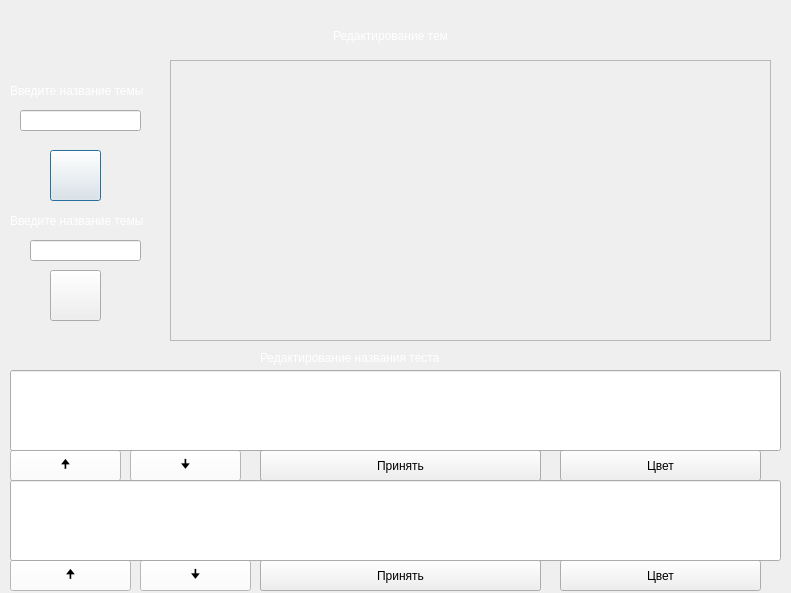
<?xml version="1.0" encoding="UTF-8"?>
<ui version="4.0">
 <class>quest</class>
 <widget class="QDialog" name="quest">
  <property name="geometry">
   <rect>
    <x>0</x>
    <y>0</y>
    <width>791</width>
    <height>593</height>
   </rect>
  </property>
  <property name="windowTitle">
   <string>Редактирование тем</string>
  </property>
  <property name="styleSheet">
   <string notr="true">background-image: url(:/bg_image/images/Фон_1.PNG);</string>
  </property>
  <widget class="QPushButton" name="add">
   <property name="geometry">
    <rect>
     <x>50</x>
     <y>150</y>
     <width>51</width>
     <height>51</height>
    </rect>
   </property>
   <property name="styleSheet">
    <string notr="true">image: url(:/bg_image/images/plus_PNG84.png);</string>
   </property>
   <property name="text">
    <string/>
   </property>
  </widget>
  <widget class="QPushButton" name="del">
   <property name="geometry">
    <rect>
     <x>50</x>
     <y>270</y>
     <width>51</width>
     <height>51</height>
    </rect>
   </property>
   <property name="styleSheet">
    <string notr="true">image: url(:/bg_image/Downloads/Remove-349235435.png);
image: url(:/bg_image/images/Remove-349235435.png);</string>
   </property>
   <property name="text">
    <string/>
   </property>
  </widget>
  <widget class="QScrollArea" name="scrollArea">
   <property name="geometry">
    <rect>
     <x>170</x>
     <y>60</y>
     <width>601</width>
     <height>281</height>
    </rect>
   </property>
   <property name="styleSheet">
    <string notr="true">background-image: url(:/bg_image/images/Фон_1.PNG);</string>
   </property>
   <property name="widgetResizable">
    <bool>true</bool>
   </property>
   <widget class="QWidget" name="scrollAreaWidgetContents">
    <property name="geometry">
     <rect>
      <x>0</x>
      <y>0</y>
      <width>599</width>
      <height>279</height>
     </rect>
    </property>
    <layout class="QGridLayout" name="gridLayout_2">
     <item row="0" column="0">
      <layout class="QGridLayout" name="gridLayout"/>
     </item>
    </layout>
   </widget>
  </widget>
  <widget class="QLineEdit" name="inputpapka">
   <property name="geometry">
    <rect>
     <x>20</x>
     <y>110</y>
     <width>121</width>
     <height>21</height>
    </rect>
   </property>
   <property name="styleSheet">
    <string notr="true">background-image: url(:/bg_image/images/White);</string>
   </property>
  </widget>
  <widget class="QLabel" name="label">
   <property name="geometry">
    <rect>
     <x>10</x>
     <y>80</y>
     <width>151</width>
     <height>21</height>
    </rect>
   </property>
   <property name="styleSheet">
    <string notr="true">color: rgb(255, 255, 255);
font: 10pt &quot;MS Shell Dlg 2&quot;;</string>
   </property>
   <property name="text">
    <string>Введите название темы</string>
   </property>
  </widget>
  <widget class="QLineEdit" name="deletepapka">
   <property name="geometry">
    <rect>
     <x>30</x>
     <y>240</y>
     <width>111</width>
     <height>21</height>
    </rect>
   </property>
   <property name="styleSheet">
    <string notr="true">background-image: url(:/bg_image/images/White);</string>
   </property>
  </widget>
  <widget class="QLabel" name="label_2">
   <property name="geometry">
    <rect>
     <x>10</x>
     <y>210</y>
     <width>141</width>
     <height>21</height>
    </rect>
   </property>
   <property name="styleSheet">
    <string notr="true">color: rgb(255, 255, 255);
font: 10pt &quot;MS Shell Dlg 2&quot;;</string>
   </property>
   <property name="text">
    <string>Введите название темы</string>
   </property>
  </widget>
  <widget class="QLabel" name="label_3">
   <property name="geometry">
    <rect>
     <x>200</x>
     <y>20</y>
     <width>381</width>
     <height>31</height>
    </rect>
   </property>
   <property name="styleSheet">
    <string notr="true">font: 18pt &quot;Times New Roman&quot;;
color: rgb(255, 255, 255);
</string>
   </property>
   <property name="text">
    <string>Редактирование тем</string>
   </property>
   <property name="alignment">
    <set>Qt::AlignCenter</set>
   </property>
  </widget>
  <widget class="QLabel" name="label_4">
   <property name="geometry">
    <rect>
     <x>260</x>
     <y>350</y>
     <width>301</width>
     <height>16</height>
    </rect>
   </property>
   <property name="styleSheet">
    <string notr="true">font: 16pt &quot;Times New Roman&quot;;
color: rgb(255, 255, 255);</string>
   </property>
   <property name="text">
    <string>Редактирование названия теста</string>
   </property>
  </widget>
  <widget class="QPushButton" name="up1">
   <property name="geometry">
    <rect>
     <x>10</x>
     <y>450</y>
     <width>111</width>
     <height>31</height>
    </rect>
   </property>
   <property name="styleSheet">
    <string notr="true">background-color: rgb(255, 255, 255);
background-image: url(:/bg_image/images/White);</string>
   </property>
   <property name="text">
    <string>🠉</string>
   </property>
  </widget>
  <widget class="QPushButton" name="down1">
   <property name="geometry">
    <rect>
     <x>130</x>
     <y>450</y>
     <width>111</width>
     <height>31</height>
    </rect>
   </property>
   <property name="styleSheet">
    <string notr="true">background-color: rgb(255, 255, 255);
background-image: url(:/bg_image/images/White);</string>
   </property>
   <property name="text">
    <string>🠋</string>
   </property>
  </widget>
  <widget class="QPushButton" name="up2">
   <property name="geometry">
    <rect>
     <x>10</x>
     <y>560</y>
     <width>121</width>
     <height>31</height>
    </rect>
   </property>
   <property name="styleSheet">
    <string notr="true">background-color: rgb(255, 255, 255);
background-image: url(:/bg_image/images/White);</string>
   </property>
   <property name="text">
    <string>🠉</string>
   </property>
  </widget>
  <widget class="QPushButton" name="down2">
   <property name="geometry">
    <rect>
     <x>140</x>
     <y>560</y>
     <width>111</width>
     <height>31</height>
    </rect>
   </property>
   <property name="styleSheet">
    <string notr="true">background-color: rgb(255, 255, 255);
background-image: url(:/bg_image/images/White);</string>
   </property>
   <property name="text">
    <string>🠋</string>
   </property>
  </widget>
  <widget class="QPushButton" name="color1">
   <property name="geometry">
    <rect>
     <x>560</x>
     <y>450</y>
     <width>201</width>
     <height>31</height>
    </rect>
   </property>
   <property name="styleSheet">
    <string notr="true">background-image: url(:/bg_image/images/White);
font: 14pt &quot;Times New Roman&quot;;</string>
   </property>
   <property name="text">
    <string>Цвет</string>
   </property>
  </widget>
  <widget class="QPushButton" name="color2">
   <property name="geometry">
    <rect>
     <x>560</x>
     <y>560</y>
     <width>201</width>
     <height>31</height>
    </rect>
   </property>
   <property name="styleSheet">
    <string notr="true">background-image: url(:/bg_image/images/White);
font: 14pt &quot;Times New Roman&quot;;</string>
   </property>
   <property name="text">
    <string>Цвет</string>
   </property>
  </widget>
  <widget class="QLabel" name="name1">
   <property name="geometry">
    <rect>
     <x>0</x>
     <y>370</y>
     <width>781</width>
     <height>81</height>
    </rect>
   </property>
   <property name="styleSheet">
    <string notr="true">font:16pt &quot;Times New Roman&quot;;
color: rgb(255, 255, 255);</string>
   </property>
   <property name="text">
    <string>Безопасность Жизнедеятельности</string>
   </property>
   <property name="alignment">
    <set>Qt::AlignCenter</set>
   </property>
  </widget>
  <widget class="QLabel" name="name2">
   <property name="geometry">
    <rect>
     <x>10</x>
     <y>480</y>
     <width>771</width>
     <height>81</height>
    </rect>
   </property>
   <property name="styleSheet">
    <string notr="true">font: 16pt &quot;Times New Roman&quot;;
color: rgb(255, 255, 255);</string>
   </property>
   <property name="text">
    <string>Тест</string>
   </property>
   <property name="alignment">
    <set>Qt::AlignCenter</set>
   </property>
  </widget>
  <widget class="QPushButton" name="pushButton">
   <property name="geometry">
    <rect>
     <x>260</x>
     <y>450</y>
     <width>281</width>
     <height>31</height>
    </rect>
   </property>
   <property name="styleSheet">
    <string notr="true">font: 12pt &quot;Times New Roman&quot;;
color: rgb(255, 255, 255);</string>
   </property>
   <property name="text">
    <string>Изменить</string>
   </property>
  </widget>
  <widget class="QPushButton" name="pushButton_2">
   <property name="geometry">
    <rect>
     <x>260</x>
     <y>560</y>
     <width>281</width>
     <height>31</height>
    </rect>
   </property>
   <property name="styleSheet">
    <string notr="true">font: 12pt &quot;Times New Roman&quot;;
color: rgb(255, 255, 255);</string>
   </property>
   <property name="text">
    <string>Изменить</string>
   </property>
  </widget>
  <widget class="QLineEdit" name="red">
   <property name="geometry">
    <rect>
     <x>10</x>
     <y>370</y>
     <width>771</width>
     <height>81</height>
    </rect>
   </property>
   <property name="styleSheet">
    <string notr="true">font: 12pt &quot;Times New Roman&quot;;
color: rgb(0, 0, 0);
background-image: url(:/bg_image/images/White);</string>
   </property>
   <property name="alignment">
    <set>Qt::AlignCenter</set>
   </property>
  </widget>
  <widget class="QPushButton" name="apply">
   <property name="geometry">
    <rect>
     <x>260</x>
     <y>450</y>
     <width>281</width>
     <height>31</height>
    </rect>
   </property>
   <property name="styleSheet">
    <string notr="true">font: 12pt &quot;Times New Roman&quot;;
color: rgb(0, 0, 0);
background-image: url(:/bg_image/images/White);</string>
   </property>
   <property name="text">
    <string>Принять</string>
   </property>
  </widget>
  <widget class="QPushButton" name="apply_2">
   <property name="geometry">
    <rect>
     <x>260</x>
     <y>560</y>
     <width>281</width>
     <height>31</height>
    </rect>
   </property>
   <property name="styleSheet">
    <string notr="true">font: 12pt &quot;Times New Roman&quot;;
color: rgb(0, 0, 0);
background-image: url(:/bg_image/images/White);</string>
   </property>
   <property name="text">
    <string>Принять</string>
   </property>
  </widget>
  <widget class="QLineEdit" name="red_2">
   <property name="geometry">
    <rect>
     <x>10</x>
     <y>480</y>
     <width>771</width>
     <height>81</height>
    </rect>
   </property>
   <property name="styleSheet">
    <string notr="true">font: 12pt &quot;Times New Roman&quot;;
color: rgb(0, 0, 0);
background-image: url(:/bg_image/images/White);</string>
   </property>
   <property name="alignment">
    <set>Qt::AlignCenter</set>
   </property>
  </widget>
  <zorder>add</zorder>
  <zorder>del</zorder>
  <zorder>scrollArea</zorder>
  <zorder>inputpapka</zorder>
  <zorder>label</zorder>
  <zorder>deletepapka</zorder>
  <zorder>label_2</zorder>
  <zorder>label_3</zorder>
  <zorder>label_4</zorder>
  <zorder>up1</zorder>
  <zorder>down1</zorder>
  <zorder>up2</zorder>
  <zorder>down2</zorder>
  <zorder>color1</zorder>
  <zorder>color2</zorder>
  <zorder>name1</zorder>
  <zorder>name2</zorder>
  <zorder>pushButton</zorder>
  <zorder>pushButton_2</zorder>
  <zorder>red_2</zorder>
  <zorder>apply</zorder>
  <zorder>apply_2</zorder>
  <zorder>red</zorder>
 </widget>
 <resources/>
 <connections/>
</ui>
